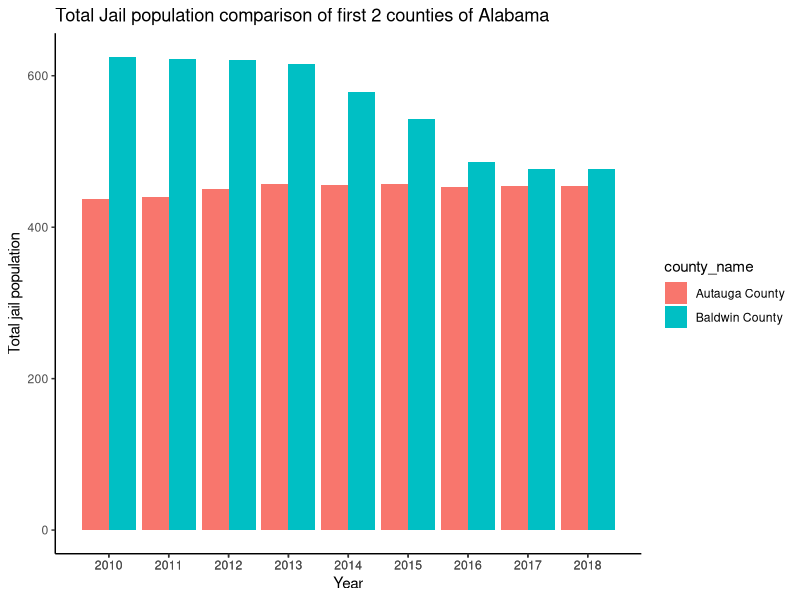

Source code (R):
library(readxl)
library(ggplot2)
data <- read_excel("var_comparison_data.xlsx")

ggplot(data, aes(x = year, y = total_jail_pop_rate, fill = county_name)) +
  geom_bar(stat='identity',  position = "dodge") +
  scale_x_continuous(breaks = data$year, labels = data$year) +
  labs(title = "Total Jail population comparison of first 2 counties of Alabama",
       x = "Year",
       y = "Total jail population",
       color = "County Names") +
  theme_classic()
